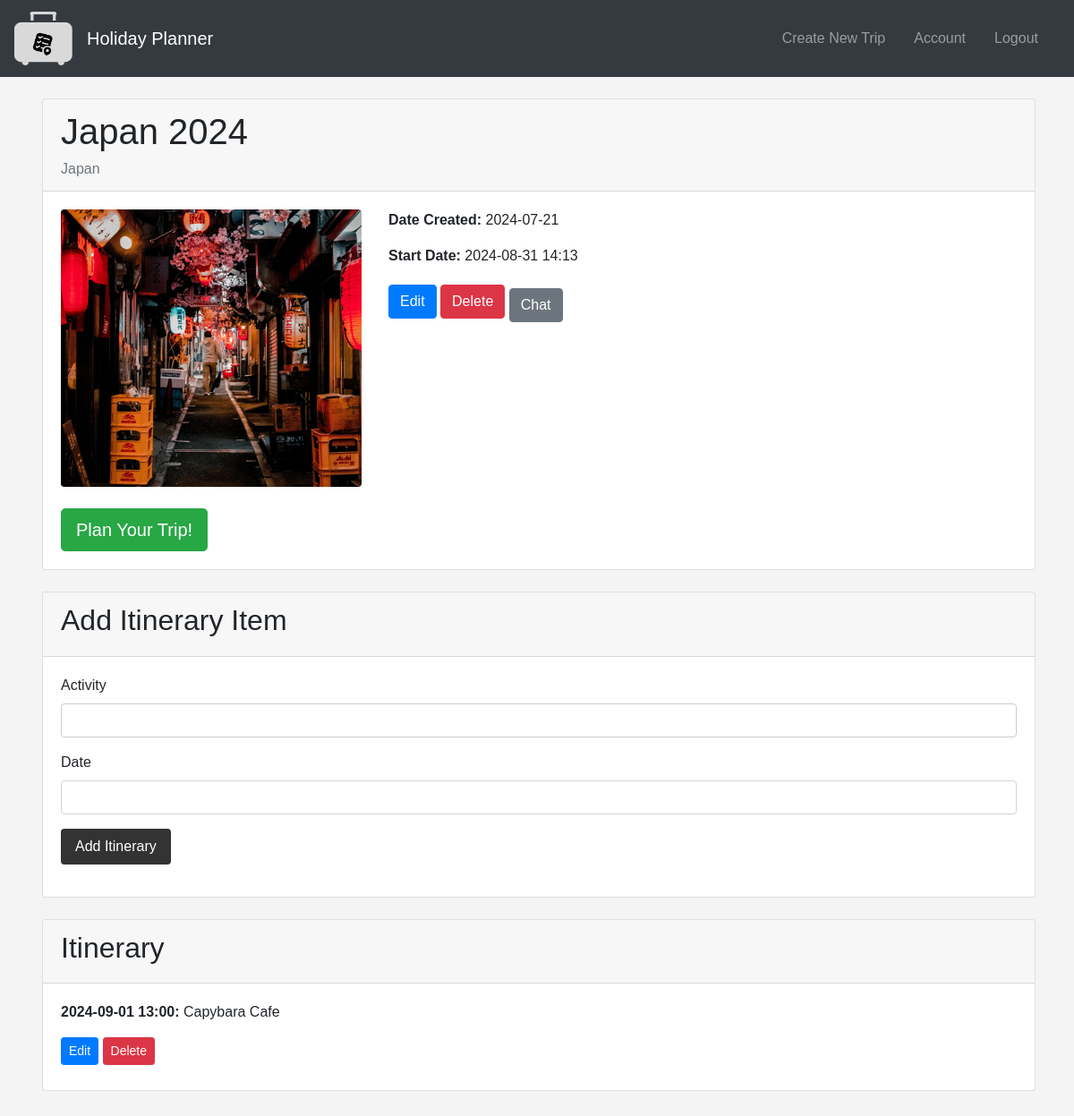
Screenshot of /trip/1 (signed in) with the database file from the repository.
### models.py (models this page shows, shortened)
class Trip(db.Model):
    id = db.Column(db.Integer, primary_key=True)
    name = db.Column(db.String(100), nullable=False)
    date_posted = db.Column(db.DateTime, nullable=False, default=datetime.utcnow)
    destination = db.Column(db.String(100), nullable=False)
    photo_file = db.Column(db.String(20), nullable=False, default='default.jpg')
    latitude = db.Column(db.Float, nullable=False)
    longitude = db.Column(db.Float, nullable=False)
    start_date = db.Column(db.DateTime, nullable=False)
    user_id = db.Column(db.Integer, db.ForeignKey('user.id'), nullable=False)
    itineraries = db.relationship('Itinerary', backref='trip', lazy=True, cascade="all, delete-orphan")

class Itinerary(db.Model):
    id = db.Column(db.Integer, primary_key=True)
    activity = db.Column(db.String(200), nullable=False)
    date = db.Column(db.DateTime, nullable=False)
    trip_id = db.Column(db.Integer, db.ForeignKey('trip.id'), nullable=False)

### routes.py (the view)
@app.route('/trip/<int:trip_id>', methods=['GET', 'POST'])
@login_required
def trip(trip_id):
    trip = Trip.query.get_or_404(trip_id)
    form = ItineraryForm()
    if form.validate_on_submit():
        itinerary = Itinerary(activity=form.activity.data, date=form.date.data, trip=trip)
        db.session.add(itinerary)
        db.session.commit()
        flash('Itinerary item has been added!', 'success')
        return redirect(url_for('trip', trip_id=trip.id))
    itineraries = Itinerary.query.filter_by(trip_id=trip.id).all()
    return render_template('trip.html', title=trip.name, trip=trip, form=form, itineraries=itineraries)

### forms.py
class ItineraryForm(FlaskForm):
    activity = StringField('Activity', validators=[DataRequired()])
    date = DateTimeField('Date', format='%Y-%m-%d %H:%M', validators=[DataRequired()])
    submit = SubmitField('Add Itinerary')

### models.py (called while the page is built)
@login_manager.user_loader
def load_user(user_id):
    return User.query.get(int(user_id))

### templates/trip.html (shortened to what this page needs)
{% extends "base.html" %}
{% block content %}
<div class="card mb-4">
    <div class="card-header">
        <h1 class="card-title">{{ trip.name }}</h1>
        <p class="card-subtitle text-muted">{{ trip.destination }}</p>
    </div>
    <div class="card-body">
        <div class="row">
            <div class="col-md-4">
                <img src="{{ url_for('static', filename='trip_pics/' ~ trip.photo_file) }}" alt="{{ trip.name }}" class="img-fluid rounded">
            </div>
            <div class="col-md-8">
                <p><strong>Date Created:</strong> {{ trip.date_posted.strftime('%Y-%m-%d') }}</p>
                <p><strong>Start Date:</strong> {{ trip.start_date.strftime('%Y-%m-%d %H:%M') }}</p>
                {% if current_user == trip.organizer %}
                <a href="{{ url_for('update_trip', trip_id=trip.id) }}" class="btn btn-primary">Edit</a>
                <form action="{{ url_for('delete_trip', trip_id=trip.id) }}" method="POST" class="d-inline">
                    <button type="submit" class="btn btn-danger">Delete</button>
                </form>
                {% endif %}
                <a href="{{ url_for('chat', trip_id=trip.id) }}" class="btn btn-secondary mt-2">Chat</a>
            </div>
        </div>
        <div class="mt-4">
            <button id="planTripBtn" class="btn btn-success btn-lg">Plan Your Trip!</button>
        </div>
    </div>
</div>
<div class="card mb-4">
    <div class="card-header">
        <h2>Add Itinerary Item</h2>
    </div>
    <div class="card-body">
        <form method="POST" action="">
            <div class="form-group">
                {{ form.activity.label(class="form-label") }}
                {{ form.activity(class="form-control") }}
            </div>
            <div class="form-group">
                {{ form.date.label(class="form-label") }}
                {{ form.date(class="form-control datepicker") }}
            </div>
            <div class="form-group">
                {{ form.submit(class="btn btn-success") }}
            </div>
        </form>
    </div>
</div>
<div class="card">
    <div class="card-header">
        <h2>Itinerary</h2>
    </div>
    <div class="card-body">
        {% for item in itineraries %}
        <div class="mb-2">
            <p><strong>{{ item.date.strftime('%Y-%m-%d %H:%M') }}:</strong> {{ item.activity }}</p>
            {% if current_user == trip.organizer %}
            <a href="{{ url_for('update_itinerary', trip_id=trip.id, item_id=item.id) }}" class="btn btn-primary btn-sm">Edit</a>
            <form action="{{ url_for('delete_itinerary', trip_id=trip.id, item_id=item.id) }}" method="POST" class="d-inline">
                <button type="submit" class="btn btn-danger btn-sm">Delete</button>
            </form>
            {% endif %}
        </div>
        {% endfor %}
    </div>
</div>
{% endblock %}

### static/styles.css (style rules this page uses)
body { font-family: Arial, sans-serif; margin: 0; padding: 0; background-color: #f4f4f4; }
form div { margin-bottom: 1rem; }
form label { display: block; margin-bottom: 0.5rem; }
form input[type="text"], form input[type="email"], form input[type="password"] { width: 100%; padding: 0.5rem; border: 1px solid #ccc; border-radius: 0.25rem; }
form input[type="submit"] { padding: 0.5rem 1rem; border: none; background-color: #333; color: #fff; border-radius: 0.25rem; cursor: pointer; }
.img-fluid { max-width: 100%; height: auto; }

### rows the page displays
Trip: name "Japan 2024", destination "Japan", photo_file (picture), date_posted "2024-07-21", start_date "2024-08-31 14:13"
Itinerary: date "2024-09-01 13:00", activity "Capybara Cafe"
